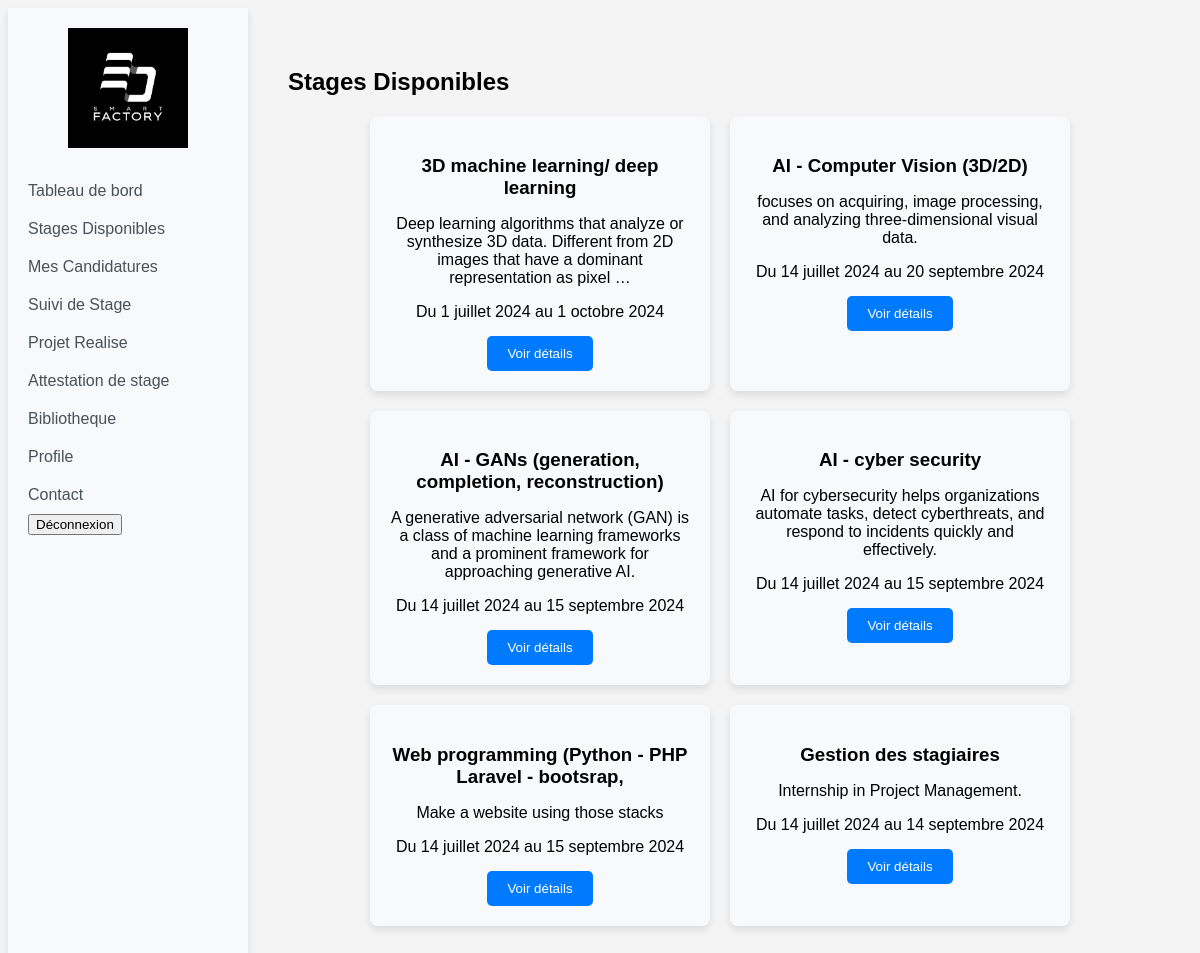
Page /stagiaire-dashboard/stages-disponibles/ (signed in) on the committed database.
### stagiaires/models.py (models this page shows, shortened)
class Stage(models.Model):
    type_de_stage = models.CharField(max_length=20)
    sujet = models.CharField(max_length=50)
    description = models.TextField()
    date_de_debut = models.DateField()
    date_de_fin = models.DateField()
    date_de_creation = models.DateTimeField(auto_now_add=True)
    date_de_modification = models.DateTimeField(auto_now=True)

### stagiaires/views.py (the view)
# urls.py: path('stages-disponibles/', views.stages_disponibles, name='stages_disponibles'),
@login_required
def stages_disponibles(request):
    if request.user.user_type != 1:
        return redirect('login')
    stagiaire = Stagiaire.objects.get(email=request.user.email)
    stages_disponibles = Stage.objects.all()
    for stage in stages_disponibles:
        stage.already_applied = Application.objects.filter(stagiaire=stagiaire, stage=stage).exists()
    return render(request, 'stagiaires/stages_disponibles.html', {
        'stages_disponibles': stages_disponibles
    })

### stagiaires/templates/stagiaires/stages_disponibles.html (shortened to what this page needs)
{% extends 'stagiaires/base.html' %} {% load static %}
{% block content %}
  <div class="content">
    <h2>Stages Disponibles</h2>
    <div class="stages-container">
      {% for stage in stages_disponibles %}
        <div class="stage-card">
          <h3>{{ stage.sujet }}</h3>
          <p class="description">{{ stage.description|truncatewords:20 }}</p>
          <p class="dates">Du {{ stage.date_de_debut }} au {{ stage.date_de_fin }}</p>
          <button class="details-btn" onclick="showDetails('{{ stage.id }}')">Voir détails</button>
        </div>
      {% endfor %}
    </div>
  </div>
{% endblock %}

### stagiaires/templates/stagiaires/base.html (shortened to what this page needs)
<!DOCTYPE html>
<html lang="en">
<head>
    {% load static %}
    <link rel="stylesheet" href="https://cdnjs.cloudflare.com/ajax/libs/font-awesome/6.0.0-beta3/css/all.min.css">
    <link rel="stylesheet" href="{% static 'css/dashboard.css' %}">
    <link rel="stylesheet" href="{% static 'css/candidatures.css' %}">
    <link rel="stylesheet" href="{% static 'css/suivi_de_stage.css' %}">
    <link rel="stylesheet" href="{% static 'css/soumettre_projet.css' %}">
    <link rel="stylesheet" href="{% static 'css/upload_files.css' %}">
    <link rel="stylesheet" href="{% static 'css/profile.css' %}">
    <link rel="stylesheet" href="{% static 'css/tableau_de_bord.css' %}">
    <link rel="stylesheet" href="{% static 'css/demander_attestation.css' %}">
</head>
<body>
    <div class="container">
        <div class="vertical-navbar">
            <div class="logo-container">
                <img src="{% static 'img/logo.jpg' %}" alt="Logo" class="logo">
            </div>
            <a href="{% url 'stagiaire_dashboard' %}">Tableau de bord</a>
            <a href="{% url 'stages_disponibles' %}">Stages Disponibles</a>
            <a href="{% url 'mes_candidatures' %}">Mes Candidatures</a>
            <a href="{% url 'suivi_de_stage' %}">Suivi de Stage</a>
            <a href="{% url 'soumettre_projet' %}">Projet Realise</a>
            <a href="{% url 'request_certificate' %}">Attestation de stage</a>
            <a href="{% url 'upload_files' %}">Bibliotheque</a>
            <a href="{% url 'profile' %}">Profile</a>
            <a href="#">Contact</a>
            <form id="logout-form" action="{% url 'logout' %}" method="post">
                <button type="submit" class="btn-link">Déconnexion</button>
            </form>
        </div>
        <div class="content">
            {% block content %}
            {% endblock %}
        </div>
    </div>
</body>
</html>

### static/css/dashboard.css (style rules this page uses)
.container { display: flex; flex-direction: row; height: 100vh; }
.logo-container { text-align: center; margin-bottom: 20px; }
.logo { width: 120px; height: auto; }
.vertical-navbar { width: 200px; background-color: #f8f9fa; padding: 20px; box-shadow: 0 4px 8px rgba(0, 0, 0, 0.1); overflow-y: auto; }
.vertical-navbar a { display: block; padding: 10px 0; text-decoration: none; color: #495057; transition: background-color 0.3s ease; margin-right: 10px; }
.content { flex: 1; padding: 20px; overflow-y: auto; }
.stages-container { display: flex; flex-wrap: wrap; justify-content: center; gap: 20px; }
.stage-card { width: 300px; padding: 20px; background-color: #f8f9fa; box-shadow: 0 4px 8px rgba(0, 0, 0, 0.1); border-radius: 8px; transition: transform 0.3s ease; text-align: center; }
.stage-card h3 { margin-bottom: 10px; }
.stage-card .description { margin-bottom: 10px; }
.stage-card .dates { margin-bottom: 15px; }
.details-btn { padding: 10px 20px; background-color: #007bff; color: white; border: none; border-radius: 5px; cursor: pointer; transition: background-color 0.3s ease; }

### static/css/upload_files.css (style rules this page uses)
body { font-family: sans-serif; background-color: #f4f4f4; }

### static/css/profile.css (style rules this page uses)
body { font-family: sans-serif; background-color: #f4f4f4; }

### rows in the picture
Stage: sujet "3D machine learning/ deep learning", description "Deep learning algorithms that analyze or synthesize 3D data. Different from 2D images that have a dominant representation as pixel …", date_de_debut "1 juillet 2024", date_de_fin "1 octobre 2024"
Stage: sujet "AI - Computer Vision (3D/2D)", description "focuses on acquiring, image processing, and analyzing three-dimensional visual data.", date_de_debut "14 juillet 2024", date_de_fin "20 septembre 2024"
Stage: sujet "AI - GANs (generation, completion, reconstruction)", description "A generative adversarial network (GAN) is a class of machine learning frameworks and a prominent framework for approaching generative AI.", date_de_debut "14 juillet 2024", date_de_fin "15 septembre 2024"
Stage: sujet "AI - cyber security", description "AI for cybersecurity helps organizations automate tasks, detect cyberthreats, and respond to incidents quickly and effectively.", date_de_debut "14 juillet 2024", date_de_fin "15 septembre 2024"
Stage: sujet "Web programming (Python - PHP Laravel - bootsrap,", description "Make a website using those stacks", date_de_debut "14 juillet 2024", date_de_fin "15 septembre 2024"
Stage: sujet "Gestion des stagiaires", description "Internship in Project Management.", date_de_debut "14 juillet 2024", date_de_fin "14 septembre 2024"
